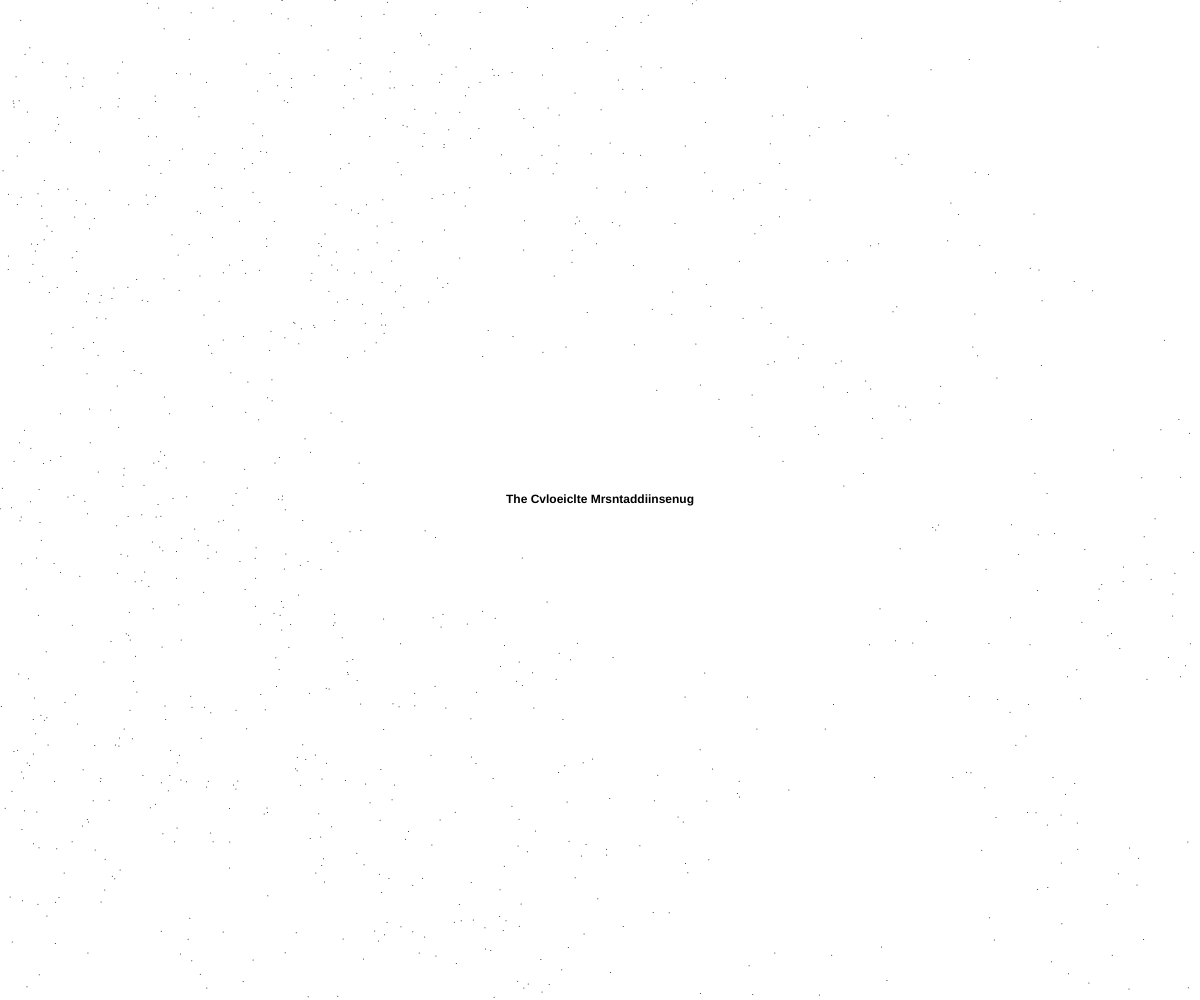
Frame 1 (no input)
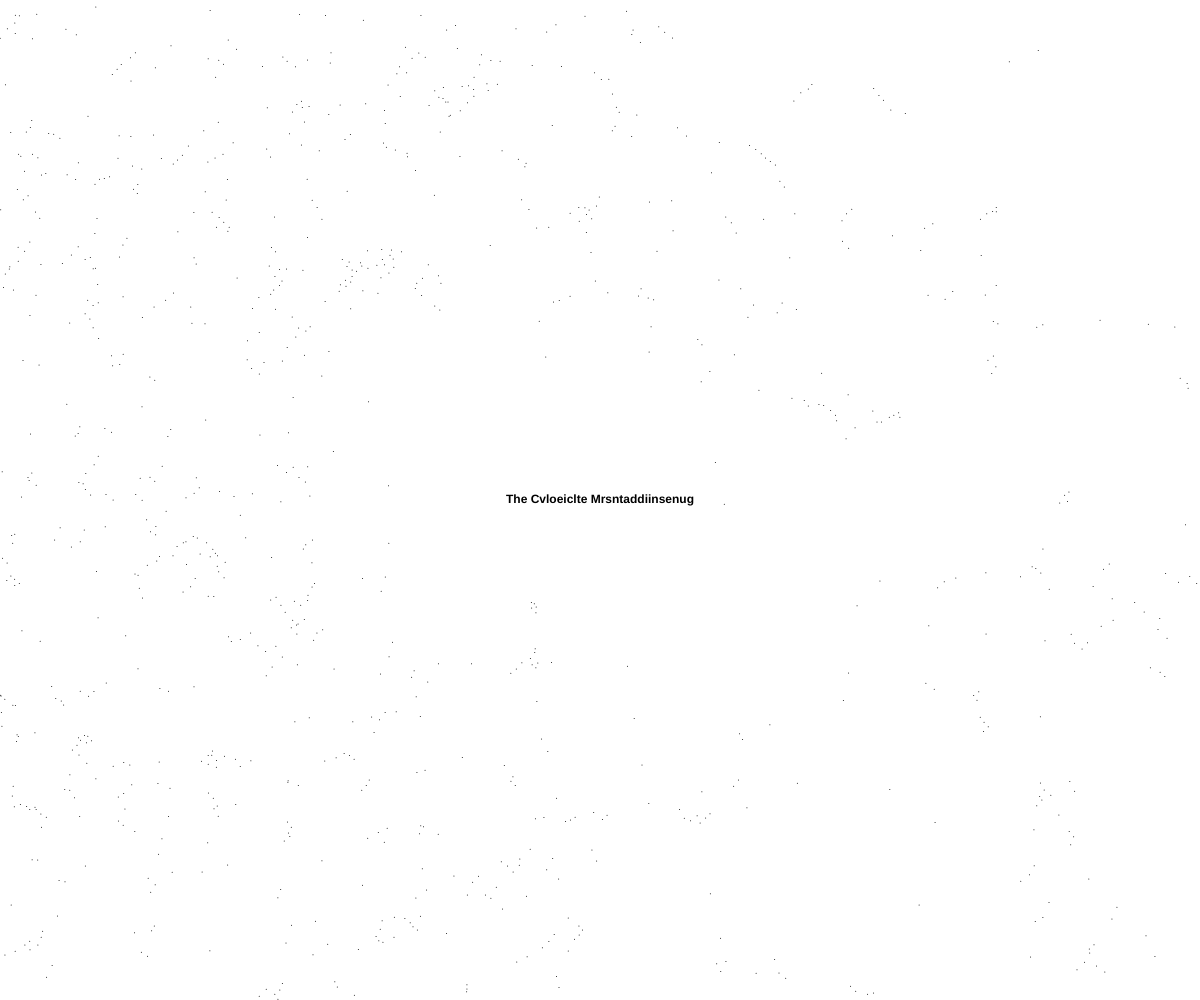
Frame 60 (no input)
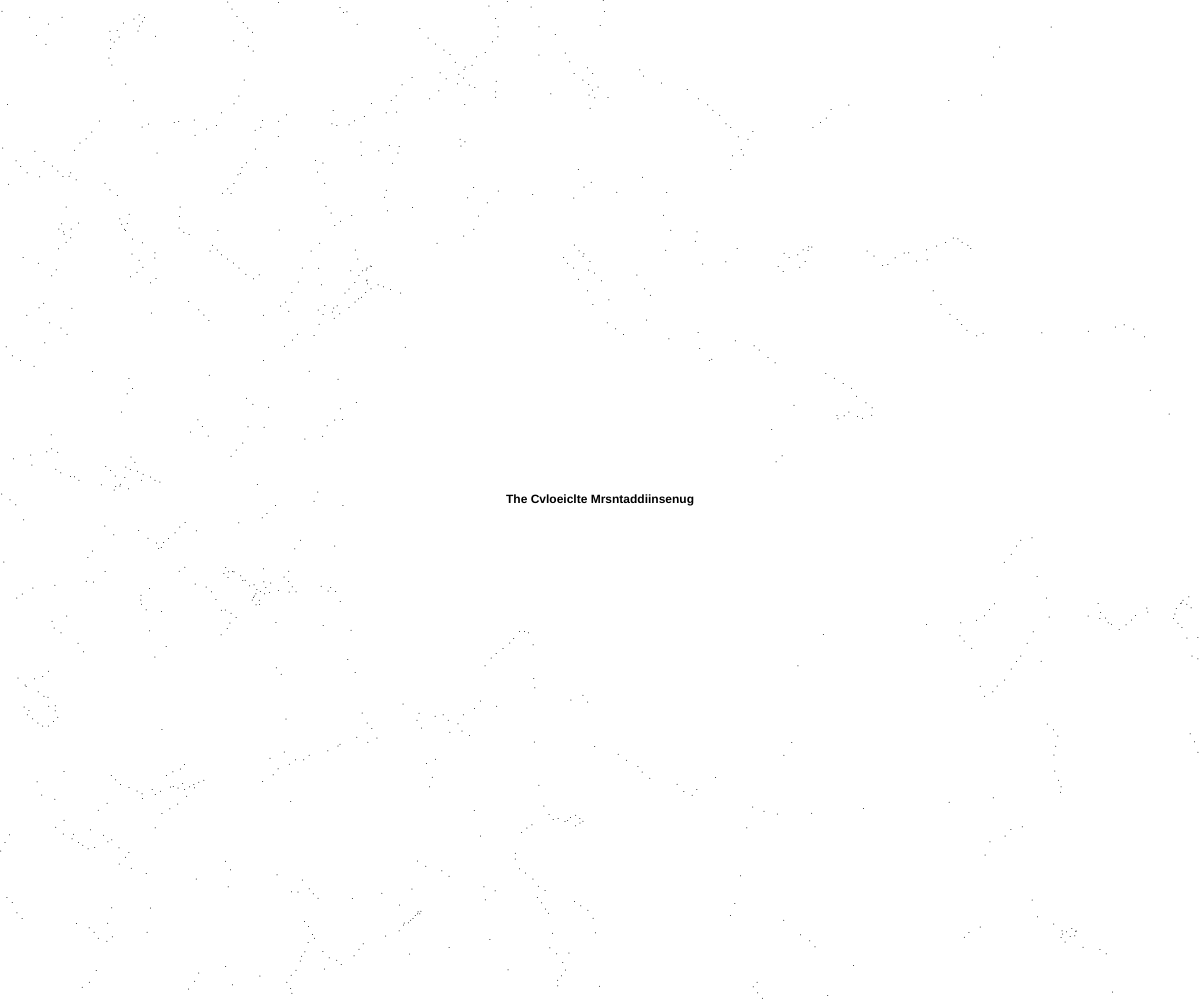
Frame 120 (the mouse pressed at the canvas centre since frame 60)

The p5.js sketch that drew these frames (run headless with seeded random() and noise() and a simulated clock; from frame 60 on, the mouse is pressed at the canvas centre):

// p5.js sketch
// ── sketch.js
// The Collective Misunderstanding - Ants
// By Santiago Orjuela & Jaime Patarroyo

var textOut = "";

var collectiveArray = ['o', 'l', 'l', 'e', 'c', 't', 'i', 'v'];
var misunderstandingArray = ['i', 's', 'u', 'n', 'd', 'e', 'r', 's', 't', 'a', 'n', 'd', 'i', 'n'];

var numAnts = 5000;
var ants = [];

function setup() {
  createCanvas(windowWidth, windowHeight);
  background(255);
  smooth();

  shuffle(collectiveArray, true);
  shuffle(misunderstandingArray, true);

  textOut = "The C";
  for (var i = 0; i<collectiveArray.length; i++)
    textOut += collectiveArray[i];
  textOut += "e M";
  for (var i = 0; i<misunderstandingArray.length; i++)
    textOut += misunderstandingArray[i];
  textOut += "g";

  textSize(12);
  textFont("Helvetica");
  textAlign(CENTER, CENTER);
  textStyle(BOLD);
  text(textOut, windowWidth/2, windowHeight/2);

  ants[0] = new Ant(random(width), random(height));

  for (var i=1; i<numAnts; i++) {
    ants[i] = new Ant(ants[i-1].x + random(-100, 100), ants[i-1].y + random(-100, 100));
    if (ants[i].x > width*2 || ants[i].x < -width) ants[i].x = random(width);
    if (ants[i].y > height*2 || ants[i].y < -height) ants[i].y = random(height);
  }
}

function draw() {
  background(255);

  ants[0].move(ants[numAnts-1].x, ants[numAnts-1].y);
  ants[0].show();

  //ants[0].move(mouseX, mouseY);
  //ants[0].show();

  for (var i=1; i<numAnts; i++) {
    ants[i].move(ants[i-1].x, ants[i-1].y);
    ants[i].show();
  }

  textSize(12);
  textFont("Helvetica");
  textAlign(CENTER, CENTER);
  textStyle(BOLD);
  text(textOut, windowWidth/2, windowHeight/2);
}

function Ant(_x, _y) {
  this.x = _x;
  this.y = _y;

  this.move = function(_x, _y) {
    if (dist(mouseX, mouseY, this.x, this.y) < 20) {
      if (mouseX - this.x > 0) this.x -= 2;
      else if (mouseX - this.x < 0) this.x += 2;
      
      if (mouseY - this.y > 0) this.y -= 2;
      else if (mouseY - this.y < 0) this.y += 2;
    }

    this.x += random(-1, 1);
    this.y += random(-1, 1);

    if (this.x - _x > 5) this.x--;
    else if (this.x - _x < -5)this.x++;
    if (this.y - _y > 5) this.y--;
    else if (this.y - _y < -5) this.y++;
  }

  this.show = function() {
    point(this.x, this.y);
  }
}

function windowResized() {
  resizeCanvas(windowWidth, windowHeight);
  background(255);
}

function mouseDragged() {
  return false;
}
